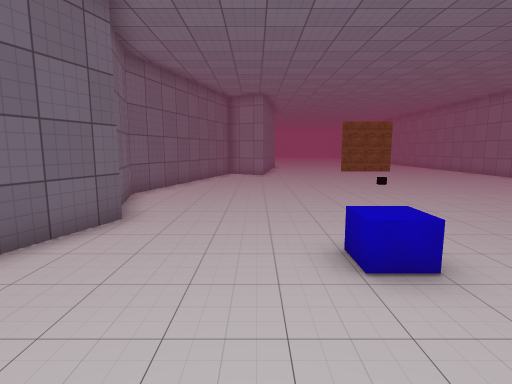
view 1 (above)

16 first-person views from a walk through a Unity game level. The camera is 1.5 m above the floor, tilts 8° down and sees 80° across. The floor is counted in squares, 1 m on a side. Each view is taken from the middle of a square. On the plan, view 1 faces up. The plan holds only what a view shows up to about 15 squares ahead; the rest is blank. The place goes on beyond the plan. The player is left out. Some surface patterns are stand-ins.

view 2
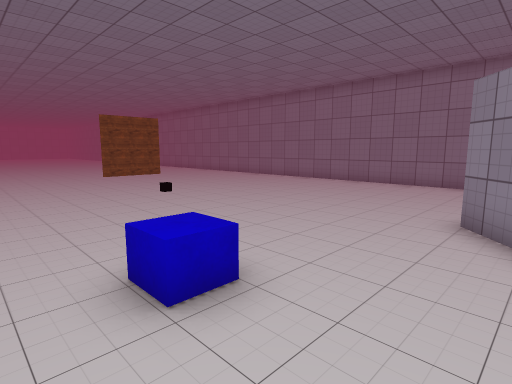

view 3
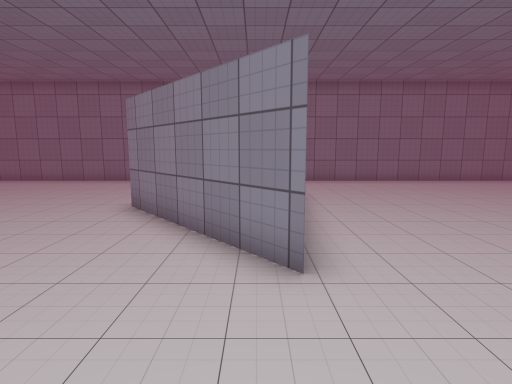

view 4
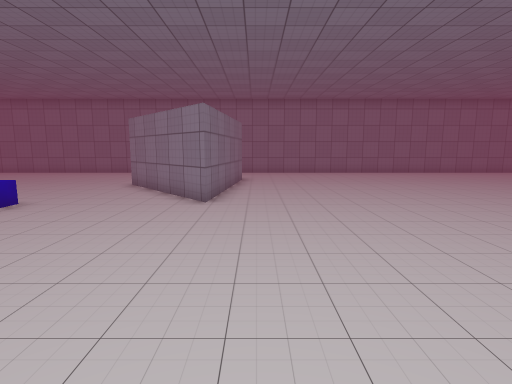

view 5
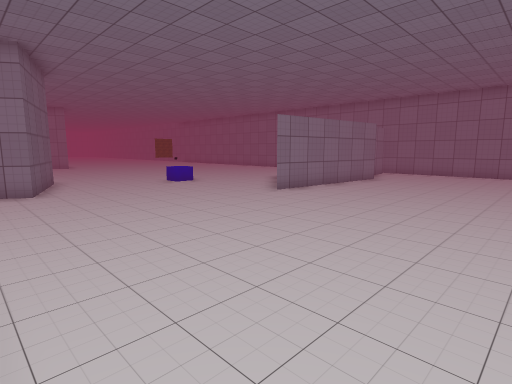

view 6
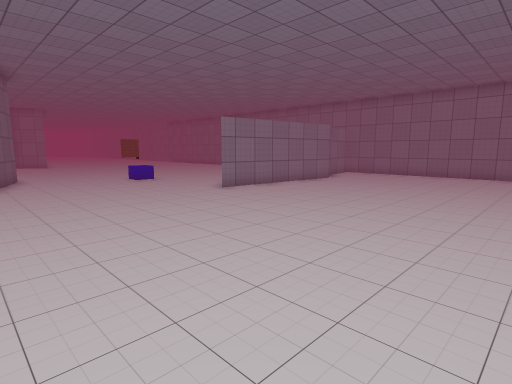

view 7
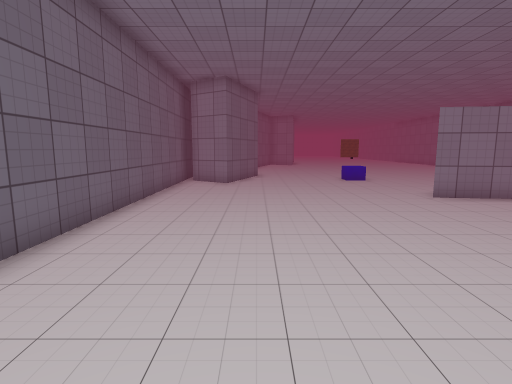

view 8
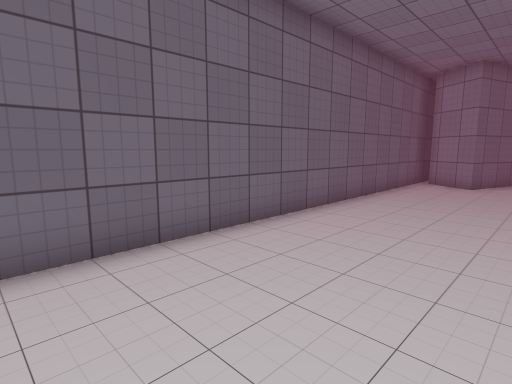

view 9
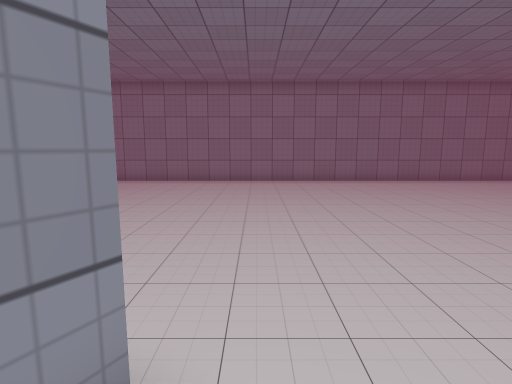

view 10
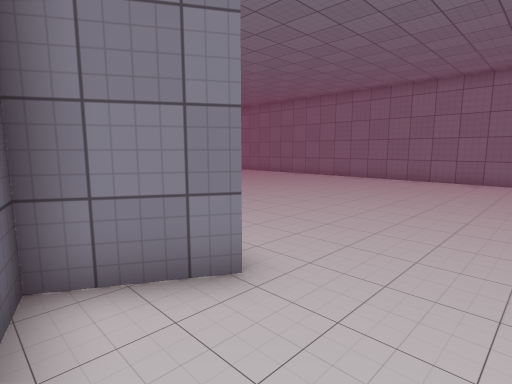

view 11
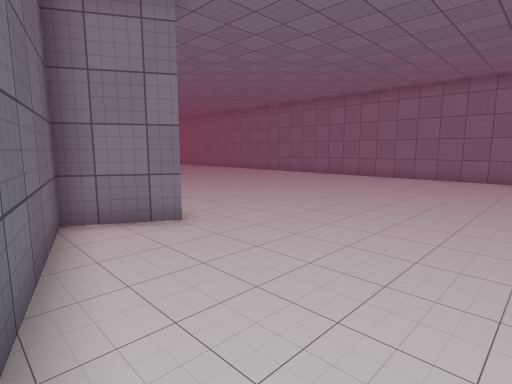

view 12
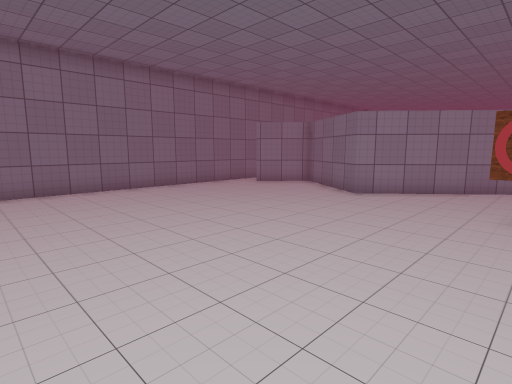

view 13
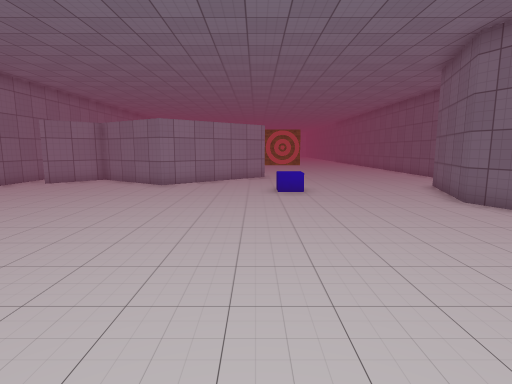

view 14
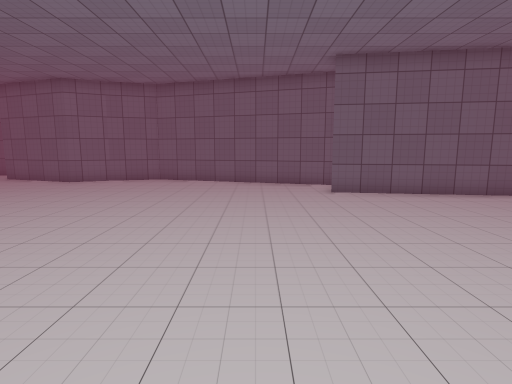

view 15
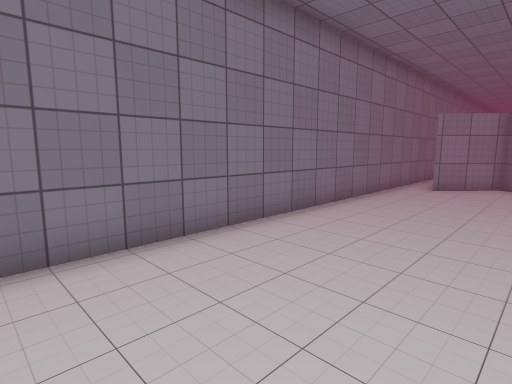

view 16
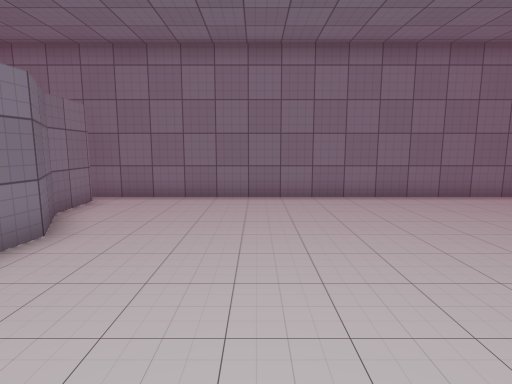

### Floor plan
Points are (right, up) in squares from view 1. A wall is a line through its corners. A room is listed if a view was taken in it or the views show most of it. See-through windows are left out.
Room 1 (views 1, 2, 3, 4, 5, 6, 7, 8, 9, 10, 11, 12, 13, 14, 15, 16)
walls: (-3.6, 8.1) (-2.9, 6.5) (-4.3, 2.5) (-6, 3.7); (-6.5, 5.2) (-6.5, -10.8); (12.9, -1.2) (11, -1.3) (9.2, -2.3) (2.5, -1.6) (6.9, 2.3) (10.5, -0.1) (12.2, 1.7); (1.2, 23.3) (0.4, 17.6) (-1.6, 18.8) (-4.2, 10.2) (-3.6, 7.9); (13.5, -11.5) (13.5, 23.5)
ways out: gap at (13, -1)
objects: blue block (1, 4) to (2, 4); other object (2, 6)

Positions as (right, up) in squares from view 1, and headings:
1: (0, 0), facing up
2: (0, 1), facing up-right
3: (-1, -1), facing right
4: (-6, -3), facing right
5: (-6, -9), facing up-right
6: (-5, -11), facing up-right
7: (-3, -11), facing up
8: (-2, -11), facing up-left
9: (-1, 17), facing right
10: (-2, 15), facing up-right
11: (-3, 12), facing up-right
12: (2, 12), facing down-right
13: (3, 15), facing down
14: (11, 15), facing left
15: (9, 14), facing down-right
16: (4, -6), facing right
